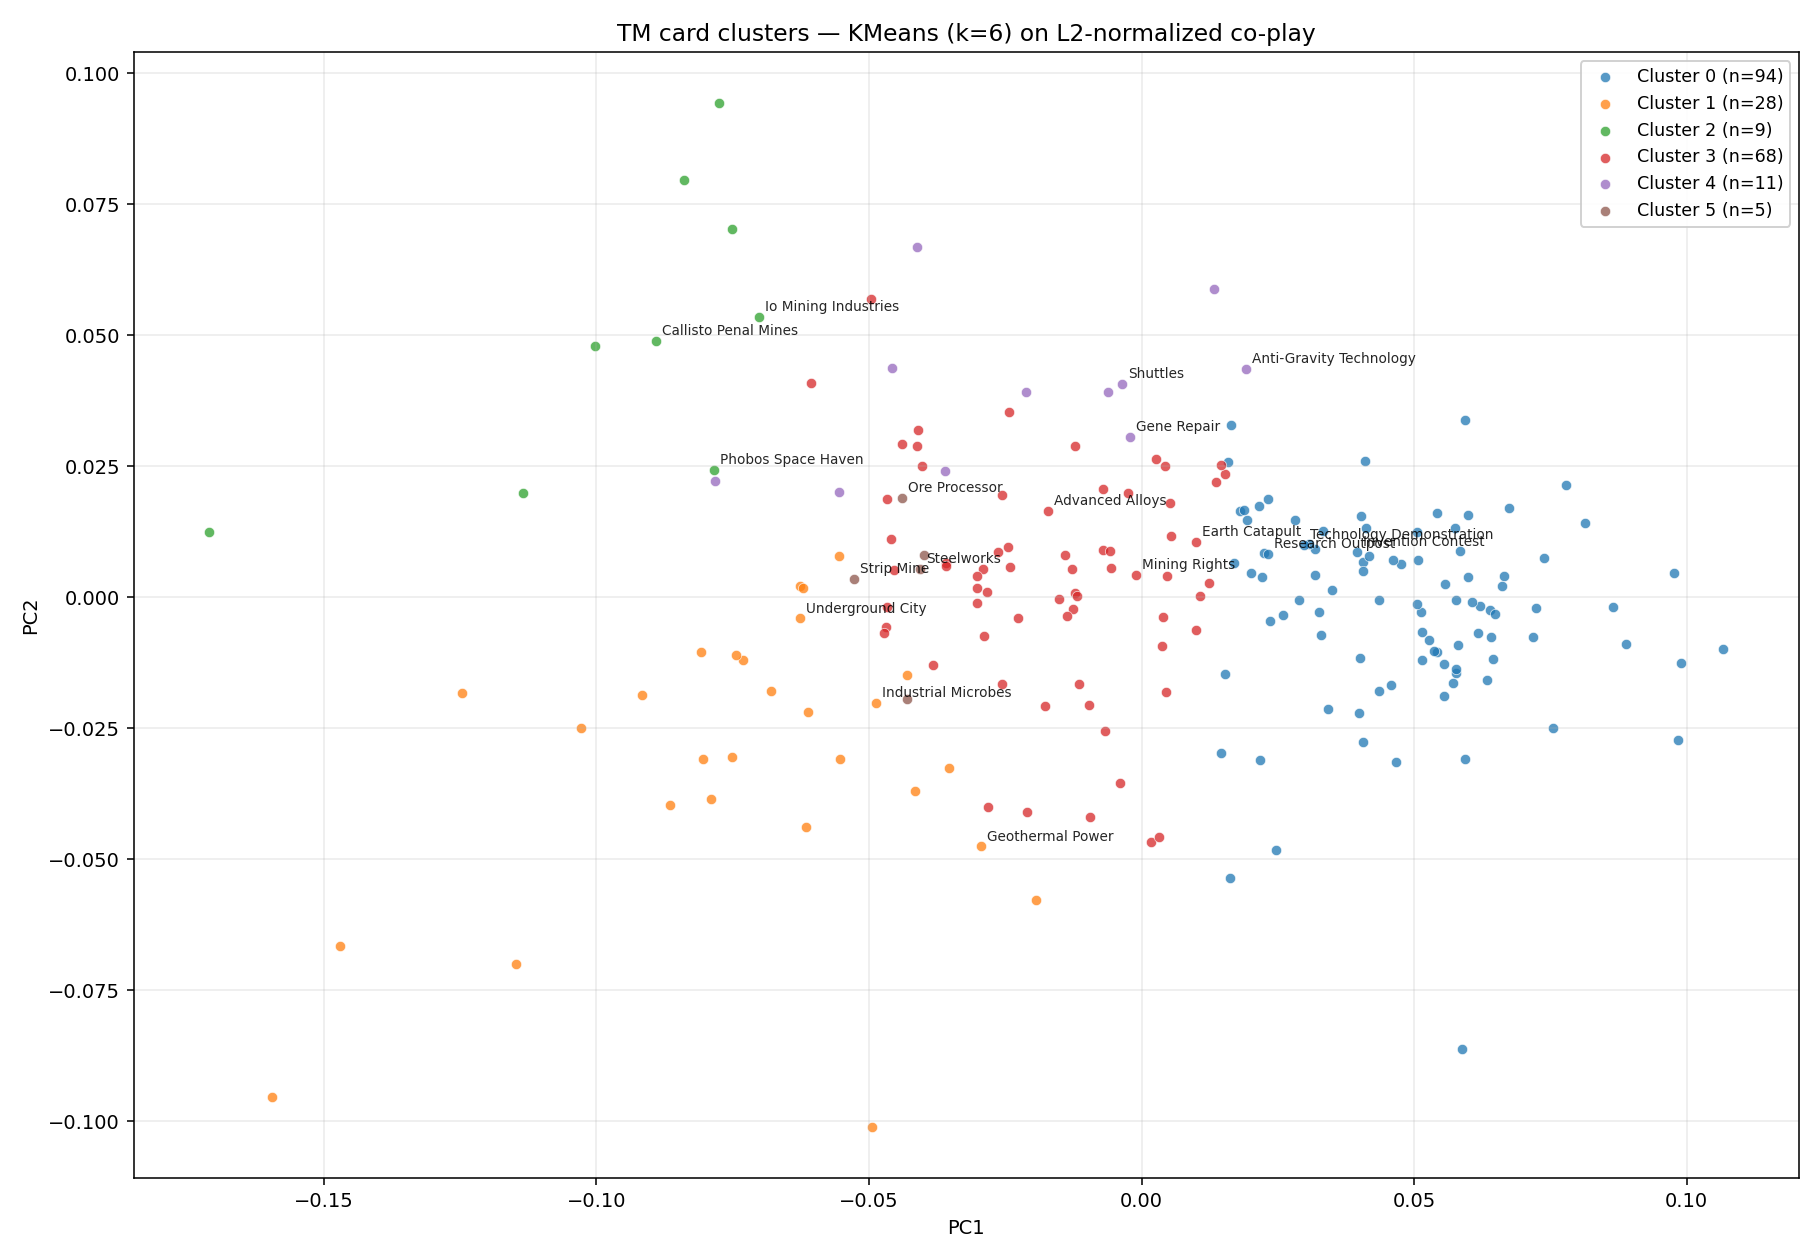

Here is the Python script that generated this plot:
#!/usr/bin/env python3
"""Cluster TM cards by co-play patterns (same player, same game) into K=6 clusters."""

import time
from pathlib import Path

import duckdb
import numpy as np
import pandas as pd
from scipy.sparse import csr_matrix
import matplotlib.pyplot as plt
from sklearn.cluster import KMeans
from sklearn.decomposition import PCA
from sklearn.preprocessing import normalize

K = 6
RANDOM_STATE = 42

PRELUDE_CARDS = [
    "Acquired Space Agency", "Allied Bank", "Allied Banks", "Aquifer Turbines",
    "Biofuels", "Biolabs", "Biosphere Support", "Business Empire",
    "Dome Farming", "Donation", "Early Settlement", "Eccentric Sponsor",
    "Ecology Experts", "Excentric Sponsor", "Experimental Forest",
    "Galilean Mining", "Great Aquifer", "Huge Asteroid", "Io Research Outpost",
    "Loan", "Martian Industries", "Metal-Rich Asteroid", "Metals Company",
    "Mining Operations", "Mohole", "Mohole Excavation", "Nitrogen Shipment",
    "Orbital Construction Yard", "Polar Industries", "Power Generation",
    "Research Network", "Self-Sufficient Settlement", "Smelting Plant",
    "Society Support", "Supplier", "Supply Drop", "UNMI Contractor",
]
PRELUDE_SQL_LIST = ", ".join(f"'{c.replace(chr(39), chr(39)*2)}'" for c in PRELUDE_CARDS)

data_dir = Path(__file__).parent / "db_dump"
gamecards = (data_dir / "gamecards.parquet").as_posix()
games = (data_dir / "games.parquet").as_posix()
gamestats = (data_dir / "gamestats.parquet").as_posix()
out_csv = Path(__file__).parent / "card_clusters.csv"
out_png = Path(__file__).parent / "card_clusters.png"

query = f"""
WITH filtered_tables AS (
    SELECT g.TableId
    FROM '{games}' g
    JOIN '{gamestats}' gs USING (TableId)
    WHERE g.ColoniesOn = FALSE
      AND g.PreludeOn = TRUE
      AND g.CorporateEraOn = TRUE
      AND g.GameMode <> 'Friendly mode'
      AND g.Map <> 'Amazonis Planitia'
      AND gs.PlayerCount = 2
)
SELECT gc.TableId, gc.PlayerId, gc.Card
FROM '{gamecards}' gc
JOIN filtered_tables ft USING (TableId)
WHERE gc.PlayedGen IS NOT NULL
  AND NOT regexp_matches(gc.Card, '^card[ _]')
  AND gc.Card NOT IN ({PRELUDE_SQL_LIST})
"""

t0 = time.perf_counter()
df = duckdb.sql(query).df()
print(f"DuckDB pull: {time.perf_counter() - t0:.2f}s — {len(df):,} played-card rows")

pg_ids, pg_index = np.unique(
    df[["TableId", "PlayerId"]].to_records(index=False), return_inverse=True
)
cards, card_index = np.unique(df["Card"].to_numpy(), return_inverse=True)
n_pg = len(pg_ids)
n_cards = len(cards)
print(f"Player-games: {n_pg:,}  |  Unique cards: {n_cards}")

X = csr_matrix(
    (np.ones(len(df), dtype=np.float32), (pg_index, card_index)),
    shape=(n_pg, n_cards),
)
X.data = np.ones_like(X.data)

play_counts = np.asarray(X.sum(axis=0)).ravel().astype(np.int64)

M = (X.T @ X).toarray().astype(np.float64)
np.fill_diagonal(M, 0.0)

M_norm = normalize(M, norm="l2", axis=1)

km = KMeans(n_clusters=K, n_init=10, random_state=RANDOM_STATE)
labels = km.fit_predict(M_norm)

out = pd.DataFrame({"Card": cards, "ClusterId": labels, "PlayCount": play_counts})
out = out.sort_values(["ClusterId", "PlayCount"], ascending=[True, False]).reset_index(drop=True)
out.to_csv(out_csv, index=False)
print(f"\nWrote {out_csv}  ({len(out)} cards)\n")

for cid in range(K):
    sub = out[out["ClusterId"] == cid]
    print(f"Cluster {cid}  —  {len(sub)} cards")
    print(sub.head(10)[["Card", "PlayCount"]].to_string(index=False))
    print()

coords = PCA(n_components=2, random_state=RANDOM_STATE).fit_transform(M_norm)
fig, ax = plt.subplots(figsize=(13, 9))
cmap = plt.get_cmap("tab10")
for cid in range(K):
    mask = labels == cid
    ax.scatter(coords[mask, 0], coords[mask, 1], s=28, color=cmap(cid),
               label=f"Cluster {cid} (n={int(mask.sum())})", alpha=0.75, edgecolor="white", linewidth=0.4)

for cid in range(K):
    mask = labels == cid
    top_idx = np.argsort(play_counts[mask])[::-1][:3]
    cluster_cards = cards[mask]
    cluster_coords = coords[mask]
    for i in top_idx:
        ax.annotate(cluster_cards[i], (cluster_coords[i, 0], cluster_coords[i, 1]),
                    fontsize=7, alpha=0.85, xytext=(3, 3), textcoords="offset points")

ax.set_title(f"TM card clusters — KMeans (k={K}) on L2-normalized co-play")
ax.set_xlabel("PC1")
ax.set_ylabel("PC2")
ax.legend(loc="best", fontsize=9, framealpha=0.9)
ax.grid(True, alpha=0.25)
fig.tight_layout()
fig.savefig(out_png, dpi=140)
print(f"Wrote {out_png}")
